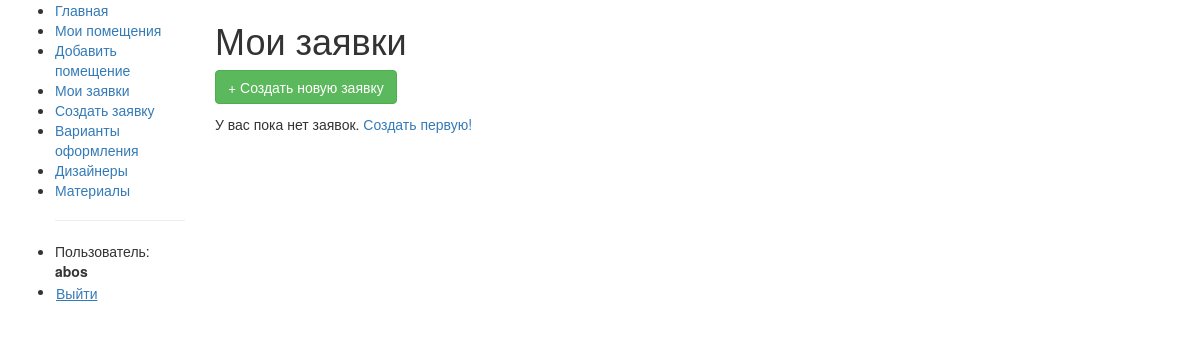
Before: /my-requests/ (signed in) with the older database file.
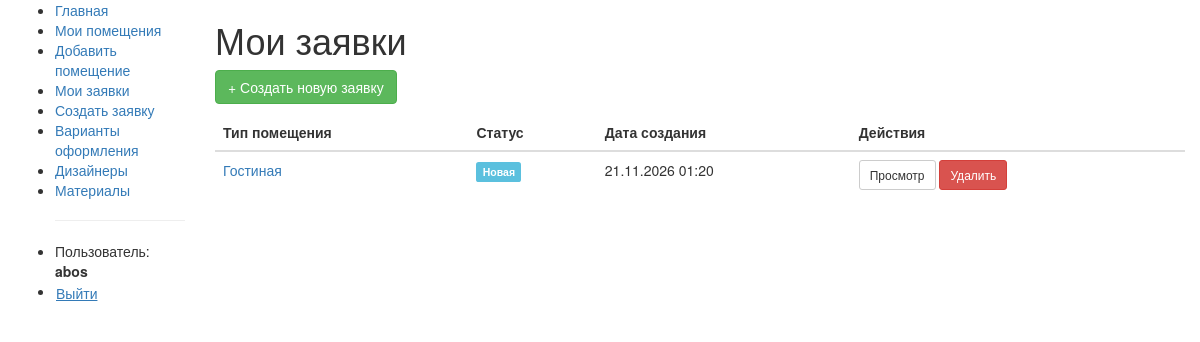
After: the same page with the newer database file.
### studio/models.py (models this page shows, shortened)
class Request(models.Model):
    STATUS_CHOICES = [
        ('new', 'Новая'),
        ('in_progress', 'В работе'),
        ('done', 'Завершена'),
        ('rejected', 'Отклонена'),
    ]
    user = models.ForeignKey(
        User,
        on_delete=models.CASCADE,
        verbose_name="Пользователь"
    )
    room_type = models.CharField(
        max_length=20,
        choices=[
            ('bedroom', 'Спальня'),
            ('bathroom', 'Ванная'),
            ('kitchen', 'Кухня'),
            ('living_room', 'Гостиная'),
            ('office', 'Офис'),
            ('other', 'Другое'),
        ],
        default='other',
        verbose_name="Тип помещения"
    )
    message = models.TextField(verbose_name="Пожелания к дизайну")
    status = models.CharField(
        max_length=20,
        choices=STATUS_CHOICES,
        default='new',
        verbose_name="Статус"
    )
    created_at = models.DateTimeField(auto_now_add=True, verbose_name="Дата создания")
    updated_at = models.DateTimeField(auto_now=True, verbose_name="Дата обновления")
    class Meta:
        ordering = ['-created_at']
        verbose_name = "Заявка"
        verbose_name_plural = "Заявки"
    def get_absolute_url(self):
        return reverse('request-detail', args=[str(self.id)])

### studio/views.py (the view)
# urls.py: path('my-requests/', views.RequestListView.as_view(), name='my-requests'),
class RequestListView(LoginRequiredMixin, generic.ListView):
    model = Request
    template_name = 'studio/request_list.html'
    context_object_name = 'request_list'
    paginate_by = 2
    def get_queryset(self):
        return Request.objects.filter(user=self.request.user)

### studio/templates/studio/request_list.html (shortened to what this page needs)
{% extends "base_generic.html" %}
{% block content %}
<h1>Мои заявки</h1>
<p><a href="{% url 'request-create' %}" class="btn btn-success">+ Создать новую заявку</a></p>
{% if request_list %}
<table class="table">
    <thead>
        <tr>
            <th>Тип помещения</th>
            <th>Статус</th>
            <th>Дата создания</th>
            <th>Действия</th>
        </tr>
    </thead>
    <tbody>
        {% for req in request_list %}
        <tr>
            <td><a href="{{ req.get_absolute_url }}">{{ req.get_room_type_display }}</a></td>
            <td>
                {% if req.status == 'new' %}
                    <span class="label label-info">Новая</span>
                {% elif req.status == 'in_progress' %}
                    <span class="label label-warning">В работе</span>
                {% elif req.status == 'done' %}
                    <span class="label label-success">Завершена</span>
                {% elif req.status == 'rejected' %}
                    <span class="label label-danger">Отклонена</span>
                {% endif %}
            </td>
            <td>{{ req.created_at|date:"d.m.Y H:i" }}</td>
            <td>
                <a href="{{ req.get_absolute_url }}" class="btn btn-sm btn-default">Просмотр</a>
                <a href="{% url 'request-delete' req.id %}" class="btn btn-sm btn-danger">Удалить</a>
            </td>
        </tr>
        {% endfor %}
    </tbody>
</table>
{% else %}
<p>У вас пока нет заявок. <a href="{% url 'request-create' %}">Создать первую!</a></p>
{% endif %}
{% endblock %}

Changed rows visible on the page:
added Request: room_type "Гостиная", status "Новая", created_at "21.11.2026 01:20"
Other visible differences:
text no longer shown: "У вас пока нет заявок. Создать первую!"
text now shown: "Тип помещения Статус Дата создания Действия"
